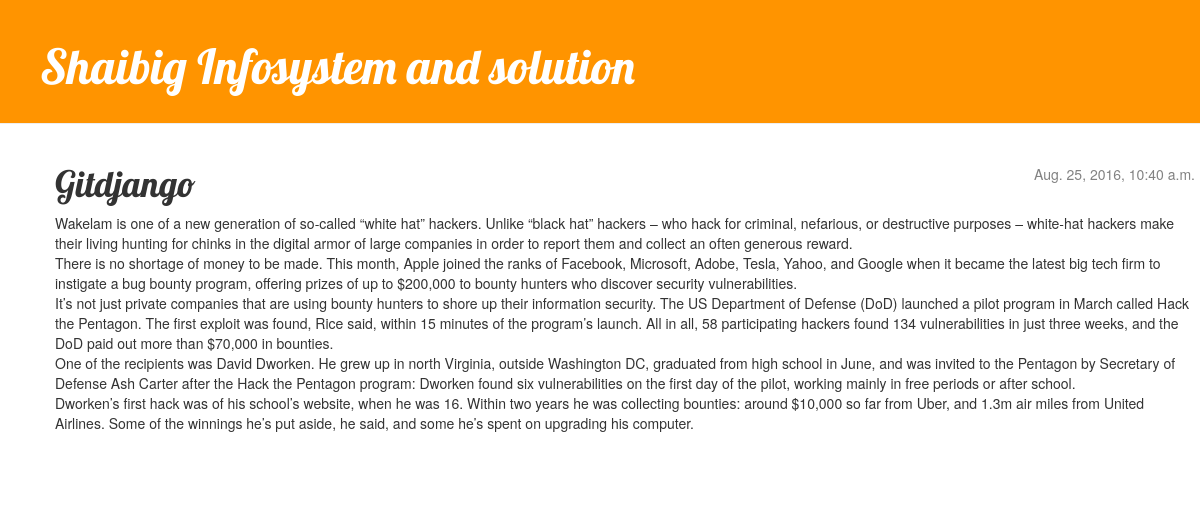
Screenshot of /post/3/ with the database file from the repository.
### blog/models.py (models this page shows, shortened)
class Post(models.Model):
    author = models.ForeignKey('auth.User')
    title = models.CharField(max_length=200)
    text = models.TextField()
    created_date = models.DateTimeField(
            default=timezone.now)
    published_date = models.DateTimeField(
            blank=True, null=True)

### blog/views.py (the view)
# urls.py: url(r'^post/(?P<pk>\d+)/$', views.post_detail, name='post_detail'),
def post_detail(request, pk):
    post = get_object_or_404(Post, pk=pk)
    return render(request, 'blog/post_detail.html', {'post': post})

### blog/templates/blog/post_detail.html (shortened to what this page needs)
{% extends 'blog/base.html' %}
{% block content %}
    <div class="post">
        {% if post.published_date %}
            <div class="date pull-right">
                {{ post.published_date }}
            </div>
        {% endif %}
        <h1>{{ post.title }}</h1>
        <p>{{ post.text|linebreaksbr }}</p>
    </div>
{% endblock %}

### blog/static/css/blog.css (style rules this page uses)
body { padding-left: 0px; }
h1, h2, h3, h4 { font-family: 'Lobster', cursive; }
.date { color: #828282; }
.post { margin-bottom: 70px; }

### rows the page displays
Post: published_date "Aug. 25, 2016, 10:40 a.m.", title "Gitdjango", text "Wakelam is one of a new generation of so-called “white hat” hackers. Unlike “black hat” hackers – who hack for criminal, nefarious, or destructive purposes – white-hat hackers make their living hunting for chinks in the digital armor of large companies in order to report them and collect an often generous reward. There is no shortage of money to be made. This month, Apple joined the ranks of Facebook, Microsoft, Adobe, Tesla, Yahoo, and Google when it became the latest big tech firm to instigate a bug bounty program, offering prizes of up to $200,000 to bounty hunters who discover security vulnerabilities. It’s not just private companies that are using bounty hunters to shore up their…"
